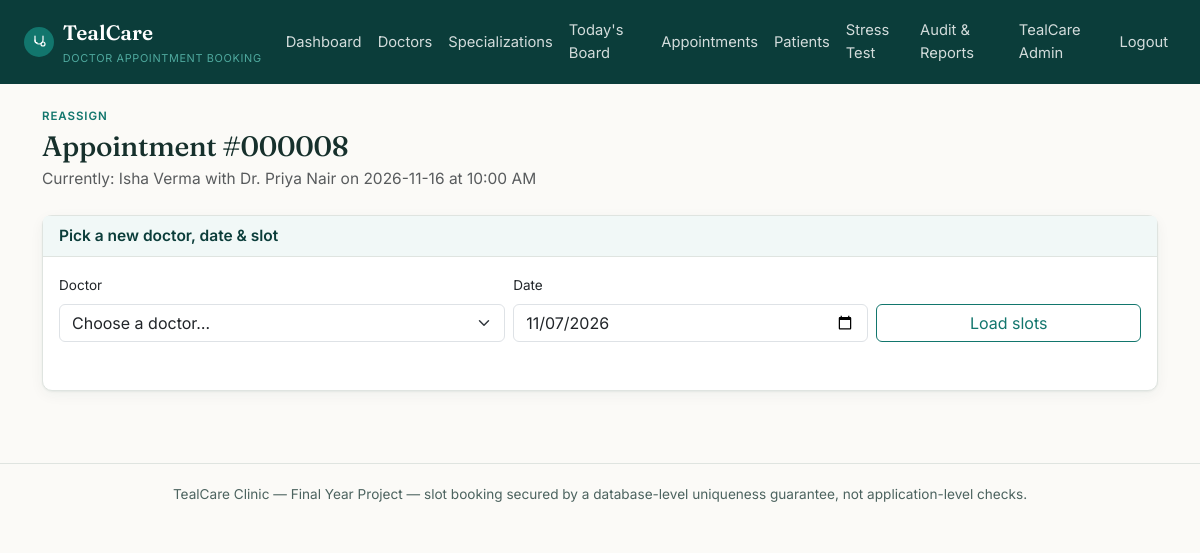
Page /admin/appointments/8/reassign (signed in) on the committed database.
### tables this page shows
CREATE TABLE users (
    id INT AUTO_INCREMENT PRIMARY KEY,
    role ENUM('admin','doctor','patient') NOT NULL,
    name VARCHAR(150) NOT NULL,
    email VARCHAR(190) NOT NULL UNIQUE,
    password_hash VARCHAR(255) NOT NULL,
    phone VARCHAR(20) NULL,
     
    staff_code VARCHAR(20) NULL UNIQUE,
     
     
    status ENUM('active','suspended') NOT NULL DEFAULT 'active',
    reset_token VARCHAR(64) NULL,
    reset_token_expires_at DATETIME NULL,
    created_at TIMESTAMP NOT NULL DEFAULT CURRENT_TIMESTAMP
);

CREATE TABLE appointments (
    id INT AUTO_INCREMENT PRIMARY KEY,
    patient_id INT NOT NULL,
    doctor_id INT NOT NULL,
     
     
    reservation_id INT NULL,
    appointment_date DATE NOT NULL,
    start_time TIME NOT NULL,
    end_time TIME NOT NULL,
    status ENUM('booked','completed','cancelled','no_show') NOT NULL DEFAULT 'booked',
    notes TEXT NULL,
    cancelled_by VARCHAR(20) NULL,
     
     
    is_stress_test TINYINT(1) NOT NULL DEFAULT 0,
    created_at TIMESTAMP NOT NULL DEFAULT CURRENT_TIMESTAMP,
    updated_at TIMESTAMP NOT NULL DEFAULT CURRENT_TIMESTAMP ON UPDATE CURRENT_TIMESTAMP,
    FOREIGN KEY (patient_id) REFERENCES users(id),
    FOREIGN KEY (doctor_id) REFERENCES doctors(id),
    FOREIGN KEY (reservation_id) REFERENCES slot_reservations(id) ON DELETE SET NULL,
    INDEX idx_doctor_date (doctor_id, appointment_date),
    INDEX idx_patient (patient_id)
);

### app/views/admin/appointments/reassign.php (the view, shortened to what the rows shown need)
<p class="eyebrow mb-1">Reassign</p>
<h1 class="h3 mb-1">Appointment #<?= str_pad($appointment['id'], 6, '0', STR_PAD_LEFT) ?></h1>
<p class="text-muted mb-4">Currently: <?= htmlspecialchars($appointment['patient_name'], ENT_QUOTES) ?> with <?= htmlspecialchars($appointment['doctor_name'], ENT_QUOTES) ?> on <?= htmlspecialchars($appointment['appointment_date'], ENT_QUOTES) ?> at <?= date('g:i A', strtotime($appointment['start_time'])) ?></p>
<div class="card card-tc">
    <div class="card-header">Pick a new doctor, date &amp; slot</div>
    <div class="card-body">
        <div class="row g-2 mb-3">
            <div class="col-md-5">
                <label class="form-label small">Doctor</label>
                <select id="doctorSelect" class="form-select">
                    <option value="">Choose a doctor&hellip;</option>
                </select>
            </div>
            <div class="col-md-4">
                <label class="form-label small">Date</label>
                <input type="date" id="dateInput" class="form-control" min="<?= date('Y-m-d') ?>" value="<?= date('Y-m-d') ?>">
            </div>
            <div class="col-md-3 d-flex align-items-end">
                <button id="loadSlotsBtn" type="button" class="btn btn-outline-tc w-100">Load slots</button>
            </div>
        </div>
    </div>
</div>

### core/Router.php (shortened to what the rows shown need)
<?php
class Router
{
    private array $routes = ['GET' => [], 'POST' => []];
    private static string $basePath = '';
    public static function setBasePath(string $path): void
    {
        self::$basePath = rtrim($path, '/');
    }
    public static function url(string $path = ''): string
    {
        return self::$basePath . $path;
    }
    public function get(string $pattern, array $handler): void
    {
        $this->routes['GET'][$pattern] = $handler;
    }
    public function post(string $pattern, array $handler): void
    {
        $this->routes['POST'][$pattern] = $handler;
    }
    public function dispatch(string $method, string $uri): void
    {
        $path = parse_url($uri, PHP_URL_PATH) ?? '/';
        $path = rtrim($path, '/');
        foreach ($this->routes[$method] ?? [] as $pattern => $handler) {
            $params = $this->match($pattern, $path);
            if ($params !== null) {
                [$controllerClass, $action] = $handler;
                $controller = new $controllerClass();
                call_user_func_array([$controller, $action], $params);
                return;
            }
        }
    }
    private function match(string $pattern, string $path): ?array
    {
        $regex = preg_replace('#\{[a-zA-Z_]+\}#', '([^/]+)', $pattern);
        $regex = rtrim($regex, '/');
        if ($regex === '') {
            $regex = '/';
        }
        if (!preg_match('#^' . $regex . '$#', $path, $matches)) {
            return null;
        }
        array_shift($matches);
        return $matches;
    }
}

### app/views/partials/header.php (shortened to what the rows shown need)
<?php
$currentUser = Auth::user();
?>
<!doctype html>
<html lang="en">
<head>
    <link href="https://cdn.jsdelivr.net/npm/bootstrap@5.3.3/dist/css/bootstrap.min.css" rel="stylesheet">
    <link href="<?= Router::url('/assets/css/style.css') ?>" rel="stylesheet">
</head>
<body>
<nav class="navbar navbar-expand-lg navbar-tc">
    <div class="container-fluid px-3 px-lg-4">
        <a class="navbar-brand" href="<?= Router::url($currentUser ? \App\Controllers\AuthController::roleHome($currentUser['role']) : '/login') ?>">
            <span class="brand-mark">
            </span>
            <span>TealCare<small>Doctor Appointment Booking</small></span>
        </a>
        <div class="collapse navbar-collapse" id="navMain">
            <ul class="navbar-nav ms-auto align-items-lg-center">
                <?php if ($currentUser && $currentUser['role'] === 'admin'): ?>
                    <li class="nav-item"><a class="nav-link" href="<?= Router::url('/admin/dashboard') ?>">Dashboard</a></li>
                    <li class="nav-item"><a class="nav-link" href="<?= Router::url('/admin/doctors') ?>">Doctors</a></li>
                    <li class="nav-item"><a class="nav-link" href="<?= Router::url('/admin/specializations') ?>">Specializations</a></li>
                    <li class="nav-item"><a class="nav-link" href="<?= Router::url('/admin/board') ?>">Today's Board</a></li>
                    <li class="nav-item"><a class="nav-link" href="<?= Router::url('/admin/appointments') ?>">Appointments</a></li>
                    <li class="nav-item"><a class="nav-link" href="<?= Router::url('/admin/patients') ?>">Patients</a></li>
                    <li class="nav-item"><a class="nav-link" href="<?= Router::url('/admin/stress-test') ?>">Stress Test</a></li>
                    <li class="nav-item"><a class="nav-link" href="<?= Router::url('/admin/audit-log') ?>">Audit &amp; Reports</a></li>
                <?php endif; ?>
                <?php if ($currentUser): ?>
                    <li class="nav-item"><a class="nav-link" href="<?= Router::url('/account') ?>"><?= htmlspecialchars($currentUser['name'], ENT_QUOTES) ?></a></li>
                    <li class="nav-item">
                        <form method="post" action="<?= Router::url('/logout') ?>" class="d-inline">
                            <button type="submit" class="btn btn-link nav-link" style="border:0;">Logout</button>
                        </form>
                    </li>
                <?php else: ?>
                    <li class="nav-item"><a class="nav-link" href="<?= Router::url('/login') ?>">Login</a></li>
                    <li class="nav-item"><a class="nav-link" href="<?= Router::url('/register') ?>">Register</a></li>
                <?php endif; ?>
            </ul>
        </div>
    </div>
</nav>
<div class="container py-4">

### rows in the picture
users: name "TealCare Admin"
appointments: id "000008", patient.name "Isha Verma", users.name "Dr. Priya Nair", appointment_date "2026-11-16", start_time "10:00 AM"
